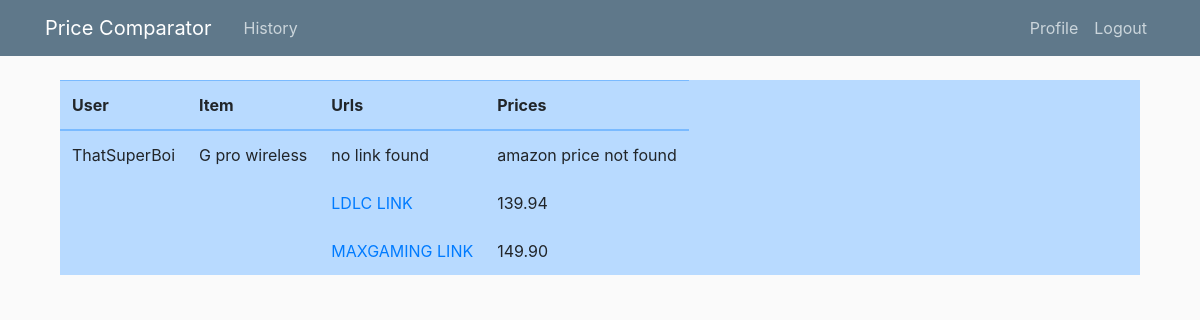
The page /favorites/ (signed in) on the database as committed earlier.
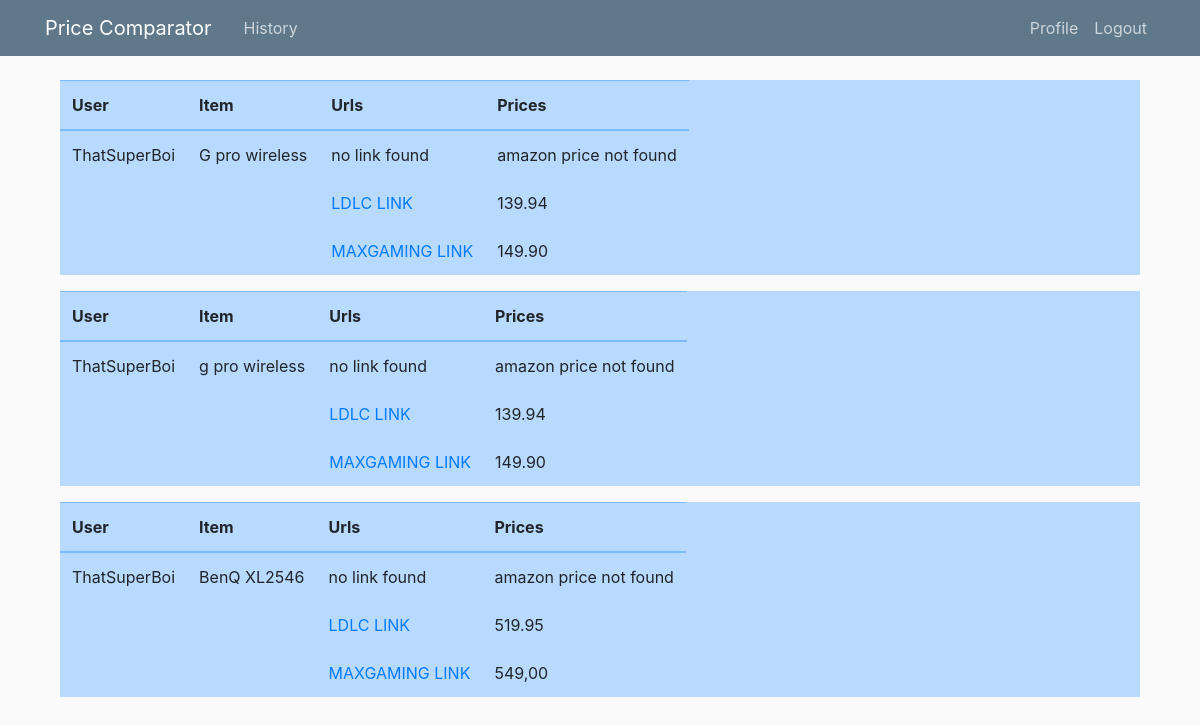
The same page on the database as committed later.
### fromsapp/models.py (models this page shows, shortened)
class Favorite(models.Model):
    name = models.CharField(max_length=100)
    amazon_url = models.TextField(default='')
    ldlc_url = models.TextField(default='')
    maxgaming_url = models.TextField(default='')
    amazon_price = models.CharField(max_length=100, default='')
    ldlc_price = models.CharField(max_length=100, default='')
    maxgaming_price = models.CharField(max_length=100, default='')
    search_user = models.ForeignKey(User, on_delete=models.CASCADE)

### fromsapp/views.py (the view, shortened to what this page needs)
# urls.py: path('favorites/', views.favorites, name='favorites')
@login_required
def favorites(request):
    user = request.user
    args = {
        'favorites' : user.favorite_set.all(),
    }
    return render(request, 'fromsapp/favorites.html', args)

### fromsapp/templates/fromsapp/favorites.html
{% extends 'fromsapp/base.html' %}
{% block content %}
{% for favorite in favorites  %}
<div class="container">
  <table class="table table-hover table-primary table-responsive">
    <thead>
      <tr>
        <th scope="col">User</th>
        <th scope="col">Item</th>
        <th scope="col">Urls</th>
        <th scope="col">Prices</th>
      </tr>
    </thead>
    <tbody>
      <tr>
        <td>{{ favorite.search_user }}</td>
        <td>{{ favorite.name }}</td>
        <td>
          {% if favorite.amazon_url != 'no link found' %}
            <a href='{{ favorite.amazon_url }}'>AMAZON LINK</a></br></br>
          {% else %}
            no link found</br></br>
          {% endif %}
          {% if favorite.ldlc_url != 'no link found' %}
            <a href='{{ favorite.ldlc_url}}'>LDLC LINK</a></br></br>
          {% else %}
            no link found</br></br>
          {% endif %}
          {% if favorite.maxgaming_url != 'no link found' %}
            <a href='{{ favorite.maxgaming_url}}'>MAXGAMING LINK</a>
          {% else %}
            no link found</br></br>
          {% endif %}
        </td>
        <td>
           {{ favorite.amazon_price }}</br></br>
           {{ favorite.ldlc_price }}</br></br>
           {{ favorite.maxgaming_price }}
        </td>
      </tr>
    </tbody>
  </table>
</div>
{% endfor %}
{% endblock content %}

Rows that differ between the two databases and show on the page:
added Favorite: search_user "ThatSuperBoi", name "g pro wireless", amazon_url "no link found", amazon_price "amazon price not found", ldlc_price "139.94", maxgaming_price "149.90"
added Favorite: search_user "ThatSuperBoi", name "BenQ XL2546", amazon_url "no link found", amazon_price "amazon price not found", ldlc_price "519.95", maxgaming_price "549,00"
